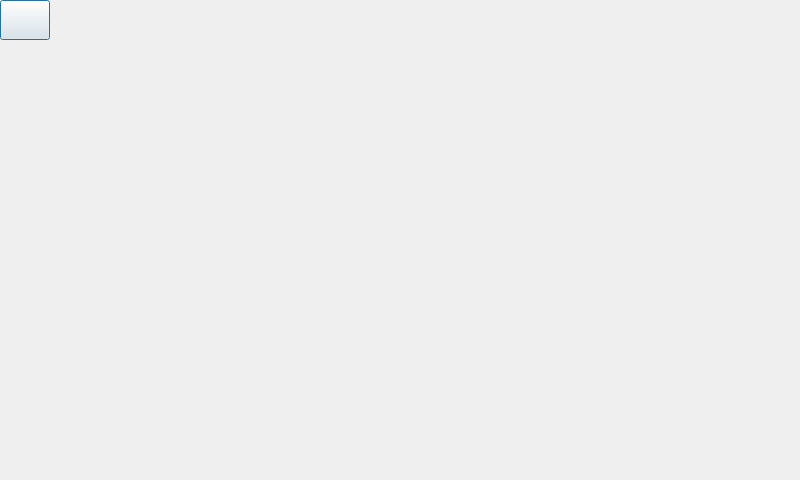
<?xml version="1.0" encoding="UTF-8"?>
<ui version="4.0">
 <class>Screen</class>
 <widget class="QDialog" name="Screen">
  <property name="geometry">
   <rect>
    <x>0</x>
    <y>0</y>
    <width>800</width>
    <height>480</height>
   </rect>
  </property>
  <property name="windowTitle">
   <string>Screen</string>
  </property>
  <widget class="QLabel" name="label">
   <property name="geometry">
    <rect>
     <x>0</x>
     <y>0</y>
     <width>800</width>
     <height>480</height>
    </rect>
   </property>
   <property name="text">
    <string/>
   </property>
  </widget>
  <widget class="QPushButton" name="bt_quit_screen">
   <property name="geometry">
    <rect>
     <x>0</x>
     <y>0</y>
     <width>50</width>
     <height>40</height>
    </rect>
   </property>
   <property name="text">
    <string/>
   </property>
  </widget>
 </widget>
 <resources/>
 <connections/>
</ui>
